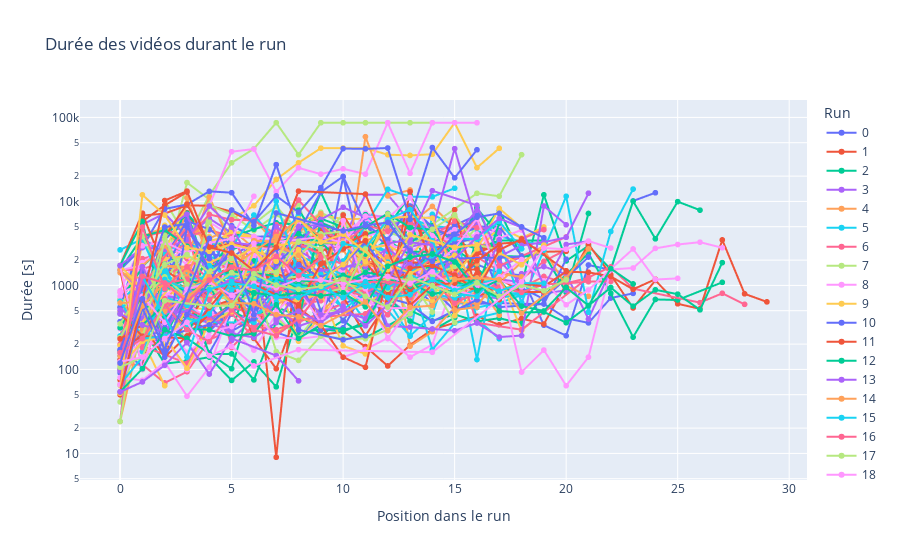

The code cell stored with this chart in its notebook:
### Markdown cell above
### Durée des vidéos au fur et à mesure du run

### Code cell
df_plot = df_output[~df_output['walk'].isnull()]
df_plot = df_plot[~df_plot['video_duration'].isnull()]
fig = px.line(df_plot, x='video_id_in_run', y='video_duration',
              color=df_plot['walk'], title='Durée des vidéos durant le run',
              log_y=True,
              labels={'video_duration': 'Durée [s]', 'video_id_in_run': 'Position dans le run', 'theme': 'Thème', 'walk': 'Run'},
              markers=True,
              hover_data=['video_duration', 'theme'])

fig.update_layout(
    legend_title='Run'
)
fig.write_html('plots/p5_video_duration.html')
fig.show()
